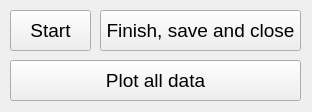
<?xml version="1.0" encoding="UTF-8"?>
<ui version="4.0">
 <class>MainWindow</class>
 <widget class="QMainWindow" name="MainWindow">
  <property name="geometry">
   <rect>
    <x>0</x>
    <y>0</y>
    <width>312</width>
    <height>112</height>
   </rect>
  </property>
  <property name="sizePolicy">
   <sizepolicy hsizetype="Preferred" vsizetype="Preferred">
    <horstretch>0</horstretch>
    <verstretch>0</verstretch>
   </sizepolicy>
  </property>
  <property name="windowTitle">
   <string>Load cell control data capture</string>
  </property>
  <property name="windowIcon">
   <iconset>
    <normaloff>imagenes/Logo Estimulema ico.png</normaloff>imagenes/Logo Estimulema ico.png</iconset>
  </property>
  <widget class="QWidget" name="centralwidget">
   <widget class="QPushButton" name="pushButton_s">
    <property name="geometry">
     <rect>
      <x>10</x>
      <y>10</y>
      <width>81</width>
      <height>41</height>
     </rect>
    </property>
    <property name="font">
     <font>
      <pointsize>14</pointsize>
     </font>
    </property>
    <property name="text">
     <string>Start</string>
    </property>
   </widget>
   <widget class="QPushButton" name="pushButton_f">
    <property name="geometry">
     <rect>
      <x>100</x>
      <y>10</y>
      <width>201</width>
      <height>41</height>
     </rect>
    </property>
    <property name="font">
     <font>
      <pointsize>14</pointsize>
     </font>
    </property>
    <property name="text">
     <string>Finish, save and close</string>
    </property>
    <property name="checkable">
     <bool>false</bool>
    </property>
    <property name="flat">
     <bool>false</bool>
    </property>
   </widget>
   <widget class="QPushButton" name="pushButton_pad">
    <property name="geometry">
     <rect>
      <x>10</x>
      <y>60</y>
      <width>291</width>
      <height>41</height>
     </rect>
    </property>
    <property name="font">
     <font>
      <pointsize>14</pointsize>
     </font>
    </property>
    <property name="text">
     <string>Plot all data</string>
    </property>
   </widget>
  </widget>
 </widget>
 <resources/>
 <connections/>
</ui>
